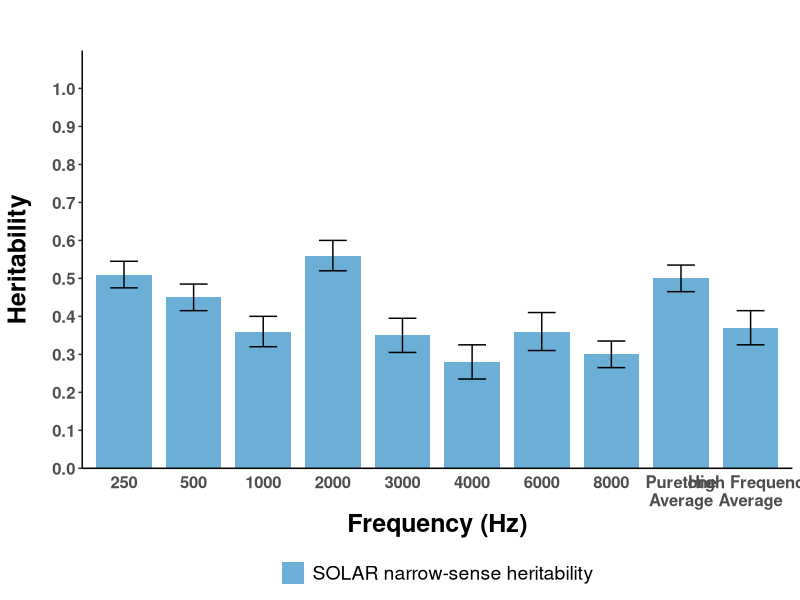
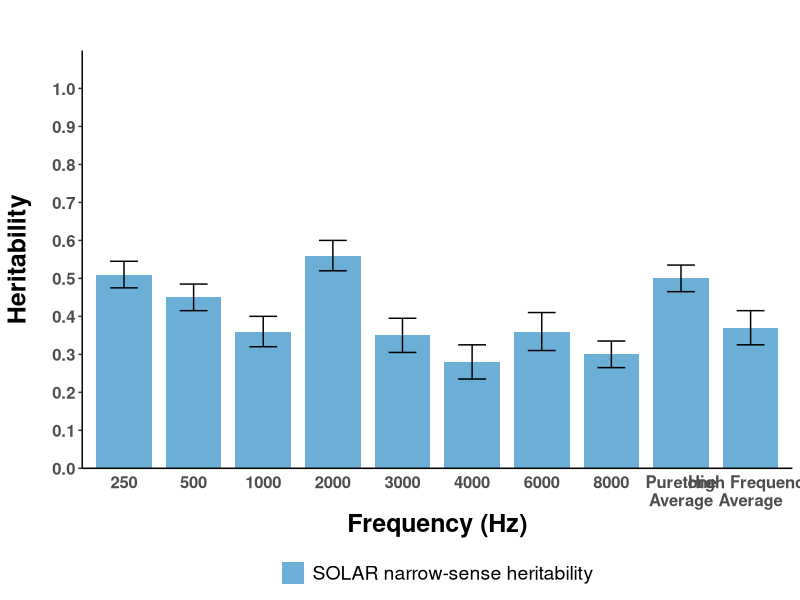

Source code (R) for these figures, in order:
## ---- chunk 1
## Load necessary libraries
library(forcats)
library(dplyr)
library(tidyverse)
library(ggplot2)
library(reshape2)
library(RColorBrewer)

# Create the "df" data frame with the new heritability variable
df <- data.frame(
  Frequency = factor(c(250, 500, 1000, 2000, 3000, 4000, 6000, 8000, "Puretone Average", "High Frequency Average")),
  `SOLAR narrow-sense heritability` = c(0.51, 0.45, 0.36, 0.56, 0.35, 0.28, 0.36, 0.30, 0.50, 0.37)
)

# Create the "se" data frame for the standard errors
se <- data.frame(
  Frequency = factor(c(250, 500, 1000, 2000, 3000, 4000, 6000, 8000, "Puretone Average", "High Frequency Average")),
  `SOLAR empirically derived SE` = c(0.07, 0.07, 0.08, 0.08, 0.09, 0.09, 0.10, 0.07, 0.07, 0.09)
  )

# Melt the data frames to long format for ggplot
df_melt <- melt(df, id.vars = "Frequency")
se_melt <- melt(se, id.vars = "Frequency")

# Add SE column to df_melt
df_melt$SE <- se_melt$value

# Define the color palette
my_palette <- c("#6BAED6")

# Add \n for line breaks in the labels
labels <- c("250", "500", "1000", "2000", "3000", "4000", "6000", "8000", "Puretone\nAverage", "High Frequency\nAverage")

# Force factors to reorder correctly
df_melt$Frequency <- factor(df_melt$Frequency, levels = c("250", "500", "1000", "2000", "3000", "4000", "6000", "8000", "Puretone Average", "High Frequency Average"))

# Set dodge width for bar spacing
dodge_width <- 0.8

# Create the bar plot with error bars
h2_all_try <- ggplot(df_melt, aes(x = Frequency, y = value, fill = variable)) +
  geom_bar(stat = "identity", position = position_dodge(width = dodge_width), width = 0.8) +
  geom_errorbar(
    aes(ymin = value - SE / 2, ymax = value + SE / 2),
    position = position_dodge(width = dodge_width),
    width = 0.4
  ) +
  scale_fill_manual(values = my_palette, na.value = NA, 
                    labels = c("SOLAR narrow-sense heritability"),
                    na.translate = FALSE) +  
  scale_y_continuous(limits = c(0, 1), expand = expansion(mult = c(0, 0.1)), breaks = seq(0, 1, by = 0.1)) +
  scale_x_discrete(labels = labels) +  # Use the labels with line breaks
  labs(x = "Frequency (Hz)", y = "Heritability", fill = "", title = "") +
  theme_classic() +
  theme(plot.title = element_text(size = 22, face = "bold", hjust = 0.5, margin = margin(t = 10)),
        legend.position = "bottom",
        legend.text = element_text(size = 14),
        legend.title = element_blank(),  # Remove legend title
        axis.title.x = element_text(size = 18, face = "bold"),
        axis.title.y = element_text(size = 18, face = "bold", margin = margin(r = 15)),
        axis.text.y = element_text(size = 12, face = "bold"),
        axis.ticks.x = element_blank(),
        axis.text.x = element_text(size = 12, face = "bold"))

# Print the plot
print(h2_all_try)

# Save the plot
ggsave("Solar_narrow_sense_heritability.png", plot = h2_all_try, width = 12, height = 8, dpi = 600)

